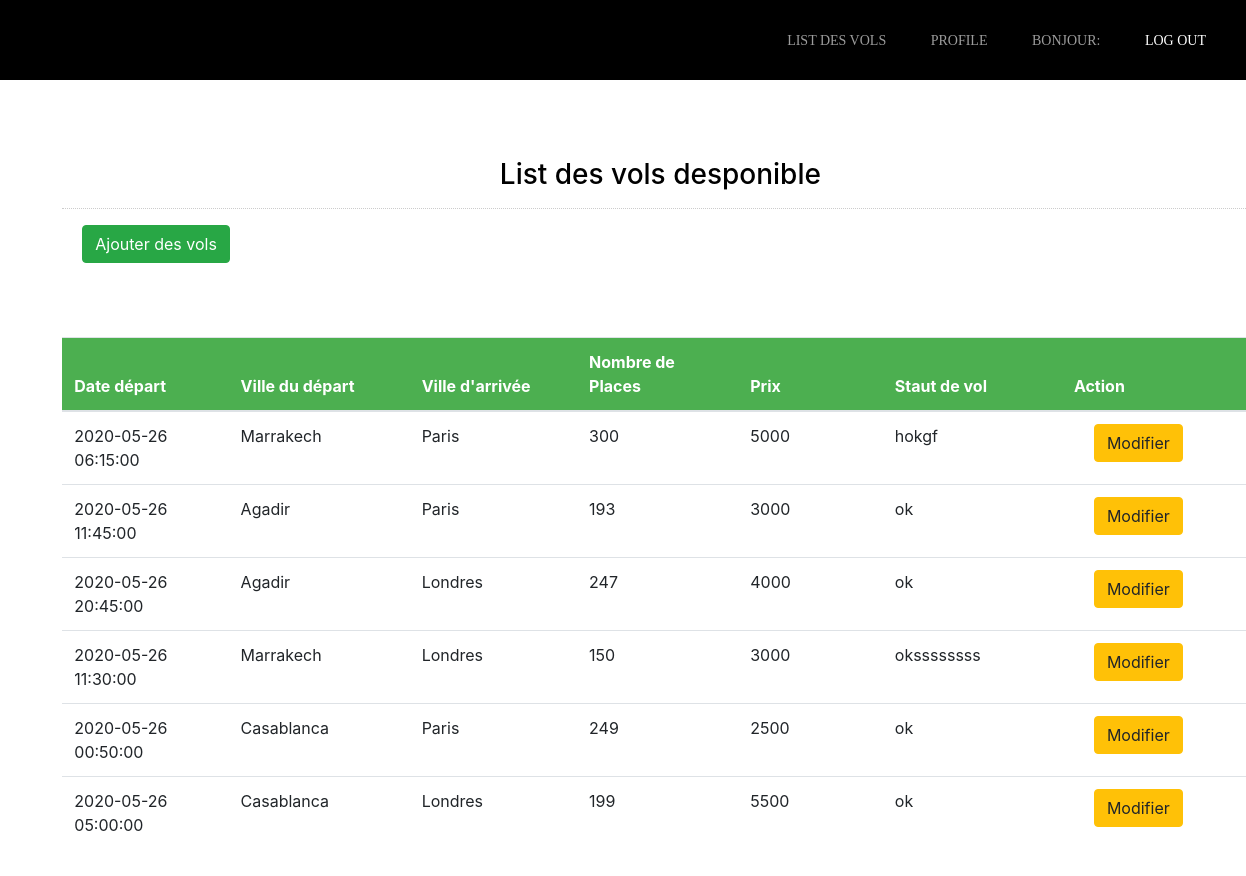
Screenshot of /view/admin.php with the database file from the repository.
### tables this page shows
CREATE TABLE IF NOT EXISTS `vols` (
  `id` int(11) NOT NULL AUTO_INCREMENT,
  `depart` varchar(254) DEFAULT NULL,
  `destination` varchar(254) DEFAULT NULL,
  `date_depart` timestamp NULL DEFAULT NULL,
  `num_place` int(11) DEFAULT NULL,
  `prix` int(11) DEFAULT NULL,
  `statut` varchar(100) NOT NULL,
  PRIMARY KEY (`id`)
);

### model/volsclass.php (called while the page is built, shortened)
<?php
 class Vol{
		function __construct() {
			$this->conn = new mysqli("localhost","root","","gestion_reservations");
		}
		function vol_show_all() {
			$query = "SELECT * from vols";
			$stmt = $this->conn->prepare($query);
			$stmt->execute();
			$result = $stmt->get_result();
			return  $result;
		}
}
?>

### view/admin.php (the view, shortened to what this page needs)
<?php
include('../model/volsclass.php');
?>
<!DOCTYPE html>
<html lang="en">
<?php
include('heder.php');
?>
	<link type="text/css" rel="stylesheet" href="../public/css/table.css" />
<body>
			<nav class="nav">
					<ul id="menu">
						<li><a href="admin.php">List des vols</a></li>
						<li><a href="admin_profile.php">Profile</a></li>
						<li><a>Bonjour: <?= $_SESSION["nom"]; ?> <?= $_SESSION["prenom"]; ?></a></li>
						<li><a href="logout.php" id="nm">Log Out</a></li>
					</ul>
			</nav>
			<br><br><br><br>
			<div class="col-md-12 well"  style="margin: 3%;padding: 2%;">
				<h3 style="color: #000;">List des vols desponible</h3>
				<hr style="border-top:1px dotted #ccc;" />
				<button type="button" class="btn btn-success" data-toggle="modal" data-target="#form_modal"> Ajouter des vols</button>
				<br /><br />
				<table class="table " id="table" >
					<thead class="alert-success">
						<tr>
							<th>Date départ</th>
							<th>Ville du départ</th>
							<th>Ville d'arrivée</th>
							<th>Nombre de Places</th>
							<th>Prix</th>
							<th>Staut de vol</th>
							<th>Action</th>
						</tr>
					</thead>
					<tbody style="background-color:#fff;">
						<?php
						$vol = new Vol();
   						$res = $vol -> vol_show_all();
					while($fetch = mysqli_fetch_array($res)){
				?>
						<tr>
							<td><?php echo $fetch['date_depart']?></td>
							<td><?php echo $fetch['depart']?></td>
							<td><?php echo $fetch['destination']?></td>
							<td><?php echo $fetch['num_place']?></td>
							<td><?php echo $fetch['prix']?></td>
							<td><?php echo $fetch['statut']?></td>
							<td><button class="btn btn-warning" data-toggle="modal" type="button"
									data-target="#update_modal<?php echo $fetch['id']?>"> Modifier</button></td>
						</tr>
						<?php
					include 'vol_update.php';
					}
				?>
</body>
</html>

### view/heder.php (shortened to what this page needs)
<head>
	<link rel="stylesheet" href="../public/css/stylehome.css">
    <link rel="stylesheet" href="https://cdnjs.cloudflare.com/ajax/libs/font-awesome/5.11.2/css/all.css">
	<link type="text/css" rel="stylesheet" href="../public/css/style.css" />
	<link rel="stylesheet" href="https://stackpath.bootstrapcdn.com/bootstrap/4.4.1/css/bootstrap.min.css"
>
	<link rel="stylesheet" href="https://cdnjs.cloudflare.com/ajax/libs/font-awesome/4.7.0/css/font-awesome.min.css">
</head>

### view/vol_update.php (shortened to what this page needs)
</div>

### public/css/stylehome.css (style rules this page uses)
* { text-decoration: none; }
.nav { width: 100%; height: 80px; position: fixed; z-index: 2; background-color: #000; }
.nav #menu { float: left; right: 40px; position: fixed; }
.nav #menu li { padding-left: 40px; display: inline-block; font-weight: lighter !important; text-transform: uppercase; font-size: 14px; line-height: 80px; position: relative; transition: all 500ms ease-out; }
.nav #menu li a { font-family: Poppins !important; color: rgb(156, 156, 156); transition: all 500ms ease-out; }
.nav #menu #nm { color: #fff; }
.btn { padding: 18px 40px; font-size: 16px; color: #f1f1f1; background: #3498db; border: none; font-weight: 700; outline: none; border-radius: 30px; margin-left: 20px; cursor: pointer; transition: opacity .3s linear; }

### public/css/style.css (style rules this page uses)
table { margin-top: 50px; }

### public/css/table.css (style rules this page uses)
h3 { text-align: center; }
#table th { padding-top: 12px; padding-bottom: 12px; text-align: left; background-color: #4CAF50; color: white; width: 400px; }

### rows the page displays
vols: date_depart "2020-05-26 06:15:00", depart "Marrakech", destination "Paris", num_place "300", prix "5000", statut "hokgf"
vols: date_depart "2020-05-26 11:45:00", depart "Agadir", destination "Paris", num_place "193", prix "3000", statut "ok"
vols: date_depart "2020-05-26 20:45:00", depart "Agadir", destination "Londres", num_place "247", prix "4000", statut "ok"
vols: date_depart "2020-05-26 11:30:00", depart "Marrakech", destination "Londres", num_place "150", prix "3000", statut "okssssssss"
vols: date_depart "2020-05-26 00:50:00", depart "Casablanca", destination "Paris", num_place "249", prix "2500", statut "ok"
vols: date_depart "2020-05-26 05:00:00", depart "Casablanca", destination "Londres", num_place "199", prix "5500", statut "ok"
